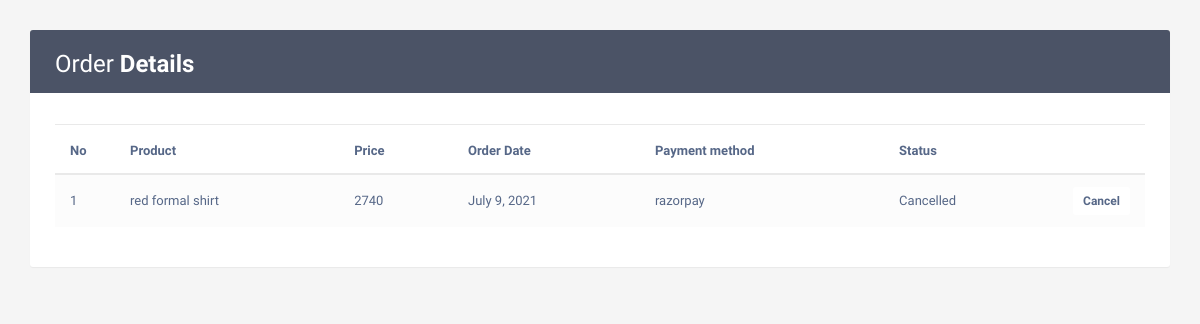
The page /myorder (signed in) on the database its author committed.
### zehak/models.py (models this page shows, shortened)
class Order(models.Model):
    STATUS = {
        ('Placed','Placed'),
        ('Cancelled','Cancelled'),
        ('Shipped','Shipped'),
        ('Delivered','Delivered'),
        ('Returned','Returned')
    }
    PAYMENT_STATUS = {
        ('Success','Success'),
        ('Failed','Failed'),
        ('Pending','Pending'),
    }
    user = models.ForeignKey(User,on_delete=models.CASCADE)
    item = models.ForeignKey(Product,on_delete=models.CASCADE)
    order_id = models.UUIDField(default=uuid.uuid4, unique=True, db_index=True, editable=False)
    price = models.IntegerField()
    address = models.ForeignKey(Address,on_delete=models.CASCADE,null=True)
    order_date = models.DateField(auto_now_add=True)
    order_time = models.TimeField(auto_now_add=True)
    status = models.CharField(max_length=20,choices=STATUS,default='Placed')
    payment_status = models.CharField(max_length=20,choices=PAYMENT_STATUS,default='Success')
    pay_method = models.CharField(max_length=100,default=100)

### week8/models.py (models this page shows, shortened)
class Product(models.Model):
    image1 = models.ImageField(upload_to='photos/productimages')
    image2 = models.ImageField(upload_to='photos/productimages')
    image3 = models.ImageField(upload_to='photos/productimages',blank=True)
    image4 = models.ImageField(upload_to='photos/productimages',blank=True)
    brand = models.CharField(max_length=50)
    productname = models.CharField(max_length=50,unique=True)
    category = models.ForeignKey(Category,on_delete=models.CASCADE)
    price = models.IntegerField()
    offers = models.IntegerField(default=0)
    newprice = models.IntegerField(default=0)
    size = models.ManyToManyField(Size, default='s')
    stock = models.IntegerField()

### zehak/views.py (the view)
# urls.py: path('myorder',views.myorder,name='myorder'),
def myorder(request):
    user=request.user
    order = Order.objects.filter(user=user)
    context = {
        'user': user,
        'order' : order,
        }
    return render(request,"user/myorder.html",context)

### zehak/context_processor.py (called while the page is built)
def counter(request):
    cart_count = 0
    if 'admin' in request.path:
        return {}
    else:
        try:
            cart_items = CartItem.objects.all().filter(user=request.user)
            for cart_item in cart_items:
                cart_count += 1
        except TypeError:
            cart_count = 0
    return dict(cart_count=cart_count)

### templates/user/myorder.html (shortened to what this page needs)
{% load static %}
<!DOCTYPE html>
<html lang="en">
<head>
<link rel="stylesheet" href="https://maxcdn.bootstrapcdn.com/font-awesome/4.7.0/css/font-awesome.min.css">
<link rel="stylesheet" href="https://maxcdn.bootstrapcdn.com/bootstrap/3.3.7/css/bootstrap.min.css">
</head>
<body>
    <div class="container">
        <div class="table-wrapper">
            <div class="table-title">
                <div class="row">
                    <div class="col-sm-4">
						<h2>Order <b>Details</b></h2>
					</div>
					<div class="col-sm-8">
					</div>
                </div>
            </div>
			<div class="table-filter">
				<div class="row">
                    <div class="col-sm-3">
					</div>
                </div>
			</div>
            <table class="table table-striped table-hover">
                <thead>
                    <tr>
                        <th>No</th>
                        <th>Product</th>
						<th>Price</th>
						<th>Order Date</th>
                        <th>Payment method</th>
						<th>Status</th>
						<th>    </th>
                    </tr>
                </thead>
                <tbody>
                    {% for order in order %}
                    <tr>
                        <td>{{ forloop.counter }}</td>
                        <td>{{ order.item.productname }}</td>
						<td>{{ order.price }}</td>
                        <td>{{ order.order_date }}</td>
						<td><span >{{ order.pay_method }}</span></td>
						<td>{{ order.status }}</td>
						<td><button class="btn btn-sm btn-danger" ><a href="{% url 'delete_order' order.id %}">Cancel</a></button></td>
                    </tr>
                    {% endfor %}
                </tbody>
            </table>
        </div>
    </div>
</body>
</html>

### templates/user/myorder.html (style rules this page uses)
body { color: #566787; background: #f5f5f5; font-family: 'Varela Round', sans-serif; font-size: 13px; }
.table-wrapper { background: #fff; padding: 20px 25px; margin: 30px auto; border-radius: 3px; box-shadow: 0 1px 1px rgba(0,0,0,.05); }
.table-wrapper .btn { float: right; color: #333; background-color: #fff; border-radius: 3px; border: none; outline: none !important; margin-left: 10px; }
.table-title { color: #fff; background: #4b5366; padding: 16px 25px; margin: -20px -25px 10px; border-radius: 3px 3px 0 0; }
.table-title h2 { margin: 5px 0 0; font-size: 24px; }
.table-filter { padding: 5px 0 15px; border-bottom: 1px solid #e9e9e9; margin-bottom: 5px; }
table.table tr th, table.table tr td { border-color: #e9e9e9; padding: 12px 15px; vertical-align: middle; }
table.table tr th:first-child { width: 60px; }
table.table tr th:last-child { width: 80px; }
table.table-striped tbody tr:nth-of-type(odd) { background-color: #fcfcfc; }
table.table td a { font-weight: bold; color: #566787; display: inline-block; text-decoration: none; }

### rows shown on the page
Order: item.productname "red formal shirt", price "2740", order_date "July 9, 2021", pay_method "razorpay", status "Cancelled"
